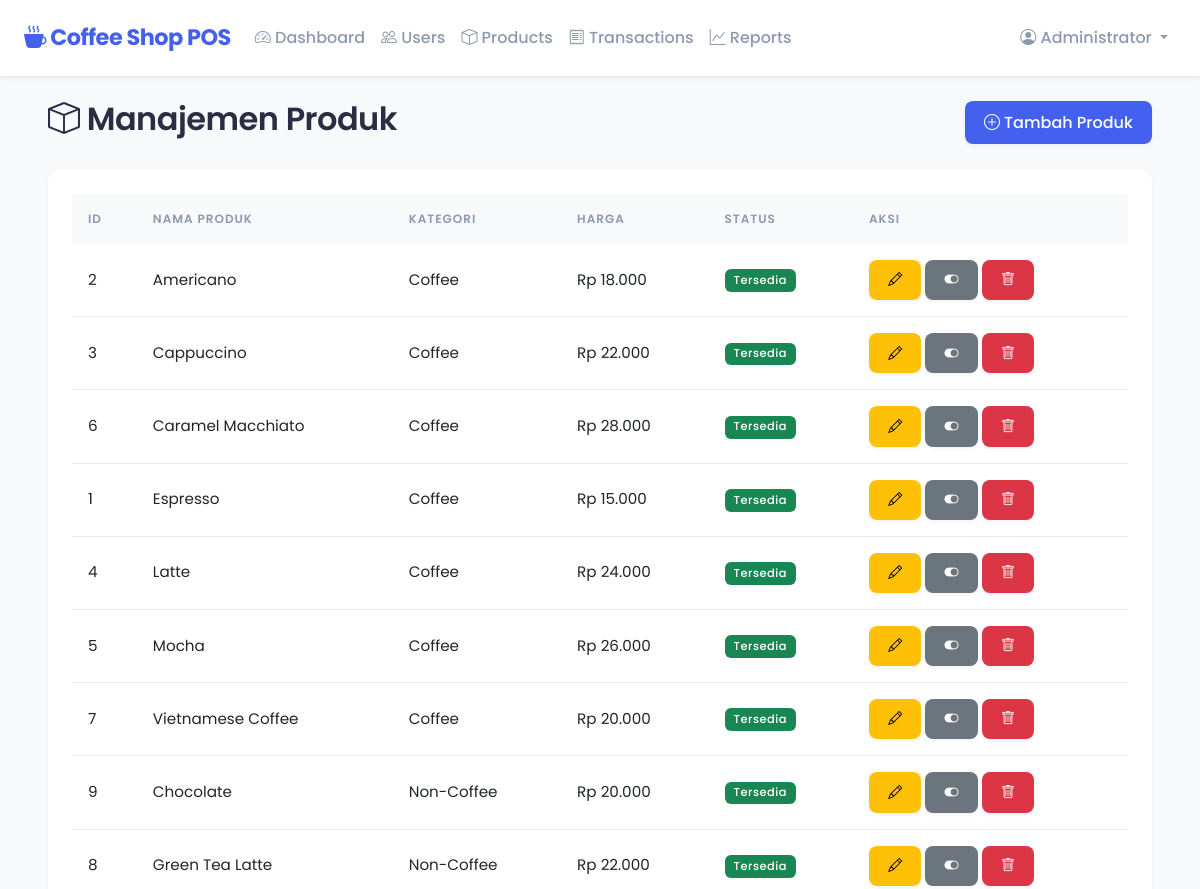
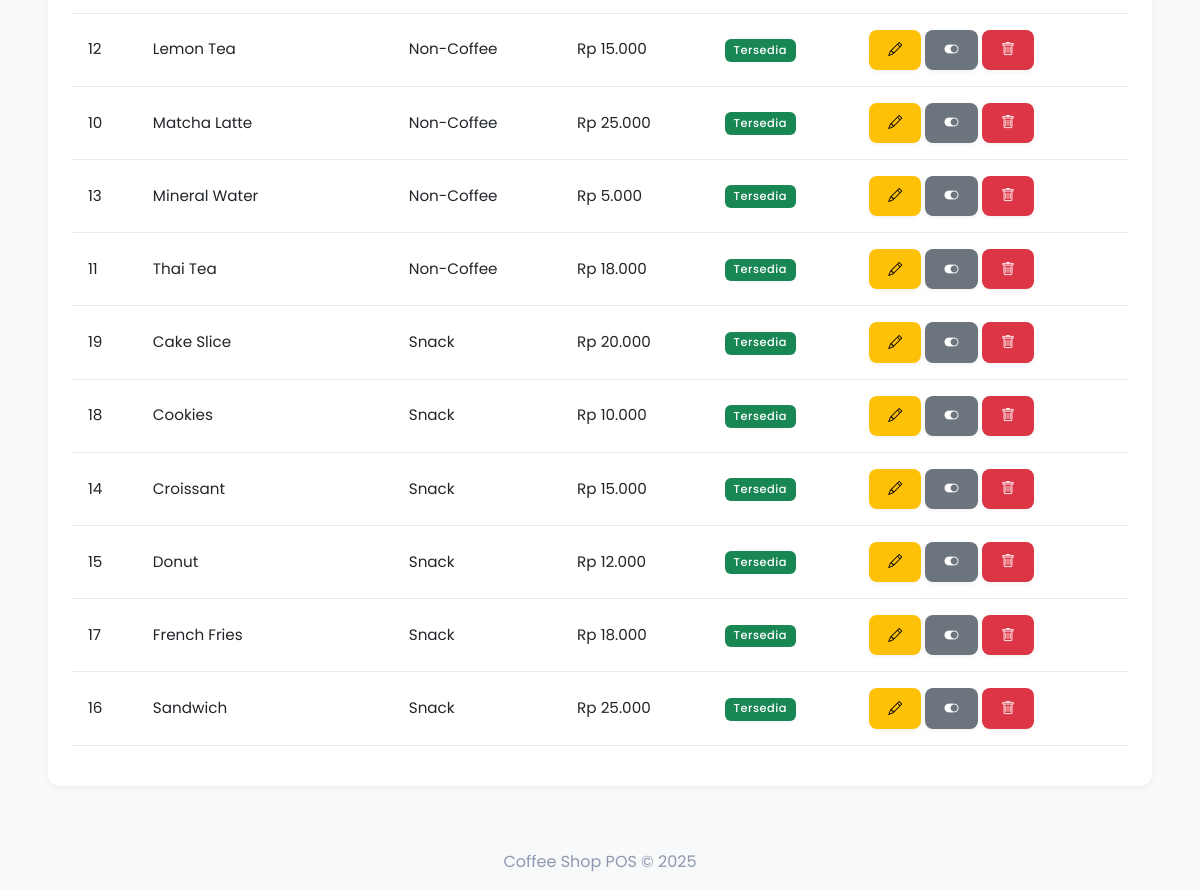
/admin/products (signed in), run on the app's committed database (2 pictures, top to bottom).
### tables this page shows
CREATE TABLE products (
    id INT AUTO_INCREMENT PRIMARY KEY,
    name VARCHAR(100) NOT NULL,
    category_id INT NOT NULL,
    price DECIMAL(10,2) NOT NULL,
    status ENUM('tersedia', 'habis') DEFAULT 'tersedia',
    created_at TIMESTAMP DEFAULT CURRENT_TIMESTAMP,
    updated_at TIMESTAMP DEFAULT CURRENT_TIMESTAMP ON UPDATE CURRENT_TIMESTAMP,
    FOREIGN KEY (category_id) REFERENCES categories(id) ON DELETE RESTRICT ON UPDATE CASCADE,
    INDEX idx_name (name),
    INDEX idx_category (category_id),
    INDEX idx_status (status)
);

CREATE TABLE categories (
    id INT AUTO_INCREMENT PRIMARY KEY,
    name VARCHAR(100) NOT NULL,
    created_at TIMESTAMP DEFAULT CURRENT_TIMESTAMP,
    INDEX idx_name (name)
);

### config/auth.php (called while the page is built, shortened)
<?php
require_once __DIR__ . '/database.php';
function isLoggedIn() {
    return isset($_SESSION['user_id']) && isset($_SESSION['username']);
}
function isAdmin() {
    return isLoggedIn() && $_SESSION['role'] === 'admin';
}

### config/database.php (called while the page is built, shortened)
<?php
function getDBConnection() {
    static $conn = null;
    if ($conn === null) {
        try {
            $dsn = 'mysql:host=' . DB_HOST . ';port=' . DB_PORT . ';dbname=' . DB_NAME . ';charset=utf8mb4';
            $conn = new PDO($dsn, DB_USER, DB_PASS);
            $conn->setAttribute(PDO::ATTR_ERRMODE, PDO::ERRMODE_EXCEPTION);
            $conn->setAttribute(PDO::ATTR_DEFAULT_FETCH_MODE, PDO::FETCH_ASSOC);
            $conn->setAttribute(PDO::ATTR_EMULATE_PREPARES, false);
            $conn->exec("SET time_zone = '+07:00'");
        } catch (PDOException $e) {
            die("Connection failed: " . $e->getMessage());
        }
    }
    return $conn;
}
function fetchAll($sql, $params = []) {
    try {
        $conn = getDBConnection();
        $stmt = $conn->prepare($sql);
        $stmt->execute($params);
        return $stmt->fetchAll();
    } catch (PDOException $e) {
        return [];
    }
}

### controllers/ProductController.php (called while the page is built, shortened)
<?php
require_once __DIR__ . '/../config/auth.php';
function getAllProducts($categoryId = null) {
    if ($categoryId) {
        return fetchAll(
            "SELECT p.*, c.name as category_name
             FROM products p
             JOIN categories c ON p.category_id = c.id
             WHERE p.category_id = ?
             ORDER BY p.name",
            [$categoryId]
        );
    } else {
        return fetchAll(
            "SELECT p.*, c.name as category_name
             FROM products p
             JOIN categories c ON p.category_id = c.id
             ORDER BY c.name, p.name"
        );
    }
}
$products = isAdmin() ? getAllProducts() : getAvailableProducts();

### views/admin/products.php (the view, shortened to what this page needs)
<?php
require_once __DIR__ . '/../../controllers/ProductController.php';
include __DIR__ . '/../layout/header.php';
?>
<div class="container-fluid">
    <div class="d-flex justify-content-between align-items-center mb-4">
        <h2><i class="bi bi-box"></i> Manajemen Produk</h2>
        <?php if (isAdmin()): ?>
        <button class="btn btn-primary" data-bs-toggle="modal" data-bs-target="#productModal" onclick="resetProductForm()">
            <i class="bi bi-plus-circle"></i> Tambah Produk
        </button>
        <?php endif; ?>
    </div>
    <div class="card">
        <div class="card-body">
            <div class="table-responsive">
                <table class="table table-hover">
                    <thead>
                        <tr>
                            <th>ID</th>
                            <th>Nama Produk</th>
                            <th>Kategori</th>
                            <th>Harga</th>
                            <th>Status</th>
                            <?php if (isAdmin()): ?>
                            <th>Aksi</th>
                            <?php endif; ?>
                        </tr>
                    </thead>
                    <tbody>
                        <?php foreach ($products as $product): ?>
                        <tr>
                            <td><?= $product['id'] ?></td>
                            <td><?= htmlspecialchars($product['name']) ?></td>
                            <td><?= htmlspecialchars($product['category_name']) ?></td>
                            <td>Rp <?= number_format($product['price'], 0, ',', '.') ?></td>
                            <td>
                                <span class="badge bg-<?= $product['status'] === 'tersedia' ? 'success' : 'secondary' ?>">
                                    <?= ucfirst($product['status']) ?>
                                </span>
                            </td>
                            <?php if (isAdmin()): ?>
                            <td>
                                <button class="btn btn-sm btn-warning" onclick="editProduct(<?= $product['id'] ?>)">
                                    <i class="bi bi-pencil"></i>
                                </button>
                                <button class="btn btn-sm btn-<?= $product['status'] === 'tersedia' ? 'secondary' : 'success' ?>"
                                        onclick="toggleStatus(<?= $product['id'] ?>)">
                                    <i class="bi bi-toggle-<?= $product['status'] === 'tersedia' ? 'on' : 'off' ?>"></i>
                                </button>
                                <button class="btn btn-sm btn-danger" onclick="deleteProduct(<?= $product['id'] ?>)">
                                    <i class="bi bi-trash"></i>
                                </button>
                            </td>
                            <?php endif; ?>
                        </tr>
                        <?php endforeach; ?>
                    </tbody>
                </table>
            </div>
        </div>
    </div>
</div>
<?php include __DIR__ . '/../layout/footer.php'; ?>

### public/index.php (shortened to what this page needs)
<?php
$requestUri = $_SERVER['REQUEST_URI'];
$requestPath = parse_url($requestUri, PHP_URL_PATH);
$requestPath = trim($requestPath, '/');
require_once __DIR__ . '/../config/auth.php';
switch ($requestPath) {
    case 'admin/products':
        require __DIR__ . '/../views/admin/products.php';
        break;
}

### views/layout/header.php (shortened to what this page needs)
<!DOCTYPE html>
<html lang="id">
<head>
    <link href="https://cdn.jsdelivr.net/npm/bootstrap@5.3.0/dist/css/bootstrap.min.css" rel="stylesheet">
    <link rel="stylesheet" href="https://cdn.jsdelivr.net/npm/bootstrap-icons@1.11.0/font/bootstrap-icons.css">
    <link rel="stylesheet" href="/assets/css/style.css">
</head>
<body>
    <?php if (isLoggedIn()): ?>
    <nav class="navbar navbar-expand-lg navbar-light bg-white shadow-sm sticky-top mb-4">
        <div class="container-fluid">
            <a class="navbar-brand text-primary" href="/dashboard">
                <i class="bi bi-cup-hot-fill"></i> Coffee Shop POS
            </a>
            <div class="collapse navbar-collapse" id="navbarNav">
                <ul class="navbar-nav me-auto">
                    <?php if (isAdmin()): ?>
                    <li class="nav-item">
                        <a class="nav-link" href="/admin/dashboard">
                            <i class="bi bi-speedometer2"></i> Dashboard
                        </a>
                    </li>
                    <li class="nav-item">
                        <a class="nav-link" href="/admin/users">
                            <i class="bi bi-people"></i> Users
                        </a>
                    </li>
                    <li class="nav-item">
                        <a class="nav-link" href="/admin/products">
                            <i class="bi bi-box"></i> Products
                        </a>
                    </li>
                    <li class="nav-item">
                        <a class="nav-link" href="/transactions">
                            <i class="bi bi-receipt"></i> Transactions
                        </a>
                    </li>
                    <li class="nav-item">
                        <a class="nav-link" href="/admin/reports">
                            <i class="bi bi-graph-up"></i> Reports
                        </a>
                    </li>
                    <?php endif; ?>
                </ul>
                <ul class="navbar-nav">
                    <li class="nav-item dropdown">
                        <a class="nav-link dropdown-toggle" href="#" id="userDropdown" role="button" data-bs-toggle="dropdown">
                            <i class="bi bi-person-circle"></i> <?= htmlspecialchars($_SESSION['full_name']) ?>
                        </a>
                    </li>
                </ul>
            </div>
        </div>
    </nav>
    <?php endif; ?>
    <main class="<?= isLoggedIn() ? 'container-fluid mt-4' : '' ?>">

### views/layout/footer.php (shortened to what this page needs)
    </main>
    <footer class="footer mt-5 py-3 bg-light">
        <div class="container text-center">
            <span class="text-muted">Coffee Shop POS &copy; <?= date('Y') ?></span>
        </div>
    </footer>
</body>
</html>

### assets/css/style.css (style rules this page uses)
:root { --primary-color: #4361ee; --primary-hover: #3a56d4; --secondary-color: #3f37c9; --success-color: #4cc9f0; --danger-color: #f72585; --warning-color: #ff9f1c; --info-color: #4895ef; --text-primary: #2b2d42; --text-secondary: #8d99ae; --bg-body: #f8f9fa; --bg-card: #ffffff; --border-color: #e9ecef; --shadow-sm: 0 4px 6px -1px rgba(0, 0, 0, 0.05); --shadow-md: 0 10px 15px -3px rgba(0, 0, 0, 0.08); --shadow-lg: 0 20px 25px -5px rgba(0, 0, 0, 0.1); --radius-sm: 8px; --radius-md: 12px; --radius-lg: 16px; }
body { font-family: 'Poppins', sans-serif; background-color: var(--bg-body); color: var(--text-primary); -webkit-font-smoothing: antialiased; }
.navbar { padding-top: 1rem; padding-bottom: 1rem; backdrop-filter: blur(10px); }
.navbar-brand { font-weight: 700; font-size: 1.4rem; letter-spacing: -0.5px; }
.nav-link { font-weight: 500; color: var(--text-secondary) !important; transition: color 0.2s; }
.card { background: var(--bg-card); border: none; border-radius: var(--radius-md); box-shadow: var(--shadow-sm); transition: all 0.3s ease; margin-bottom: 1.5rem; }
.card-body { padding: 1.5rem; }
h1, h2, h3, h4, h5, h6 { font-weight: 600; color: var(--text-primary); letter-spacing: -0.5px; }
.text-muted { color: var(--text-secondary) !important; }
.btn { border-radius: var(--radius-sm); padding: 0.6rem 1.2rem; font-weight: 500; transition: all 0.2s; border: none; box-shadow: 0 2px 4px rgba(0, 0, 0, 0.05); }
.btn-primary { background-color: var(--primary-color); color: white; }
.table { border-collapse: separate; border-spacing: 0; }
.table thead th { background-color: #f8f9fa; border-bottom: none; font-weight: 600; text-transform: uppercase; font-size: 0.75rem; letter-spacing: 1px; color: var(--text-secondary); padding: 1rem; }
.table tbody td { padding: 1rem; vertical-align: middle; border-bottom: 1px solid var(--border-color); font-size: 0.95rem; }
.badge { padding: 0.5em 0.8em; font-weight: 500; border-radius: 6px; letter-spacing: 0.5px; }
.container-fluid { padding: 0 1.5rem; }
.text-primary { color: var(--primary-color) !important; }

### data on the page
products: id "2", name "Americano", category.name "Coffee", price "18.000", status "Tersedia"
products: id "3", name "Cappuccino", category.name "Coffee", price "22.000", status "Tersedia"
products: id "6", name "Caramel Macchiato", category.name "Coffee", price "28.000", status "Tersedia"
products: id "1", name "Espresso", category.name "Coffee", price "15.000", status "Tersedia"
products: id "4", name "Latte", category.name "Coffee", price "24.000", status "Tersedia"
products: id "5", name "Mocha", category.name "Coffee", price "26.000", status "Tersedia"
products: id "7", name "Vietnamese Coffee", category.name "Coffee", price "20.000", status "Tersedia"
products: id "9", name "Chocolate", category.name "Non-Coffee", price "20.000", status "Tersedia"
products: id "8", name "Green Tea Latte", category.name "Non-Coffee", price "22.000", status "Tersedia"
products: id "12", name "Lemon Tea", category.name "Non-Coffee", price "15.000", status "Tersedia"
products: id "10", name "Matcha Latte", category.name "Non-Coffee", price "25.000", status "Tersedia"
products: id "13", name "Mineral Water", category.name "Non-Coffee", price "5.000", status "Tersedia"
products: id "11", name "Thai Tea", category.name "Non-Coffee", price "18.000", status "Tersedia"
products: id "19", name "Cake Slice", category.name "Snack", price "20.000", status "Tersedia"
products: id "18", name "Cookies", category.name "Snack", price "10.000", status "Tersedia"
products: id "14", name "Croissant", category.name "Snack", price "15.000", status "Tersedia"
products: id "15", name "Donut", category.name "Snack", price "12.000", status "Tersedia"
products: id "17", name "French Fries", category.name "Snack", price "18.000", status "Tersedia"
products: id "16", name "Sandwich", category.name "Snack", price "25.000", status "Tersedia"

### other printed values
$_SESSION['full_name'] "Administrator"
